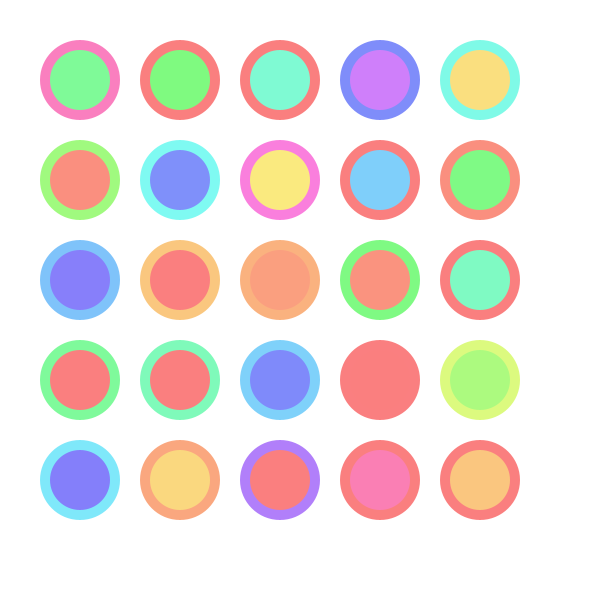
Frame 1 (no input)
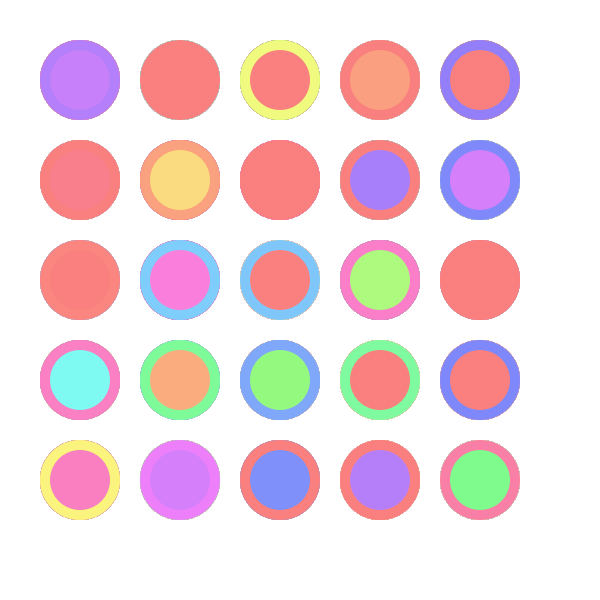
Frame 60 (the mouse pressed at the canvas centre just before this capture)
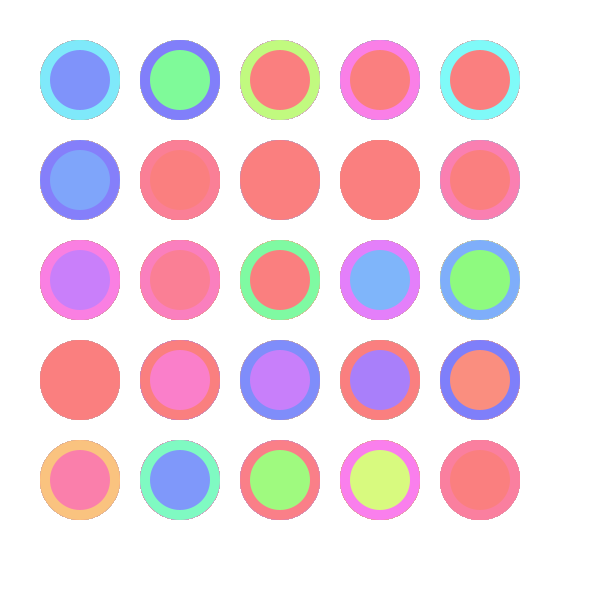
Frame 120 (the mouse held since frame 60 and released just before this capture)

The Processing sketch that drew these frames (run headless with seeded random() and noise(); from frame 60 on, the mouse is pressed at the canvas centre):

// Processing sketch: processing_64005
// ── processing_64005.pde

int a1;
int a2;
int b1;
int b2;
int c1;
int c2;
int d1;
int d2;

void setup(){
size(600,600);
smooth();
noStroke();
background(255);
colorMode(HSB);
}

void draw(){

fill (random(360),125,250);ellipse (80,80,80,80);
fill (random(360),125,250);ellipse (80,80,60,60);
fill (random(360),125,250);ellipse (180,80,80,80);
fill (random(360),125,250);ellipse (180,80,60,60);
fill (random(360),125,250);ellipse (280,80,80,80);
fill (random(360),125,250);ellipse (280,80,60,60);
fill (random(360),125,250);ellipse (380,80,80,80);
fill (random(360),125,250);ellipse (380,80,60,60);
fill (random(360),125,250);ellipse (480,80,80,80);
fill (random(360),125,250);ellipse (480,80,60,60);

fill (random(360),125,250);ellipse (80,180,80,80);
fill (random(360),125,250);ellipse (80,180,60,60);
fill (random(360),125,250);ellipse (180,180,80,80);
fill (random(360),125,250);ellipse (180,180,60,60);
fill (random(360),125,250);ellipse (280,180,80,80);
fill (random(360),125,250);ellipse (280,180,60,60);
fill (random(360),125,250);ellipse (380,180,80,80);
fill (random(360),125,250);ellipse (380,180,60,60);
fill (random(360),125,250);ellipse (480,180,80,80);
fill (random(360),125,250);ellipse (480,180,60,60);

fill (random(360),125,250);ellipse (80,280,80,80);
fill (random(360),125,250);ellipse (80,280,60,60);
fill (random(360),125,250);ellipse (180,280,80,80);
fill (random(360),125,250);ellipse (180,280,60,60);
fill (random(360),125,250);ellipse (280,280,80,80);
fill (random(360),125,250);ellipse (280,280,60,60);
fill (random(360),125,250);ellipse (380,280,80,80);
fill (random(360),125,250);ellipse (380,280,60,60);
fill (random(360),125,250);ellipse (480,280,80,80);
fill (random(360),125,250);ellipse (480,280,60,60);

fill (random(360),125,250);ellipse (80,380,80,80);
fill (random(360),125,250);ellipse (80,380,60,60);
fill (random(360),125,250);ellipse (180,380,80,80);
fill (random(360),125,250);ellipse (180,380,60,60);
fill (random(360),125,250);ellipse (280,380,80,80);
fill (random(360),125,250);ellipse (280,380,60,60);
fill (random(360),125,250);ellipse (380,380,80,80);
fill (random(360),125,250);ellipse (380,380,60,60);
fill (random(360),125,250);ellipse (480,380,80,80);
fill (random(360),125,250);ellipse (480,380,60,60);

fill (random(360),125,250);ellipse (80,480,80,80);
fill (random(360),125,250);ellipse (80,480,60,60);
fill (random(360),125,250);ellipse (180,480,80,80);
fill (random(360),125,250);ellipse (180,480,60,60);
fill (random(360),125,250);ellipse (280,480,80,80);
fill (random(360),125,250);ellipse (280,480,60,60);
fill (random(360),125,250);ellipse (380,480,80,80);
fill (random(360),125,250);ellipse (380,480,60,60);
fill (random(360),125,250);ellipse (480,480,80,80);
fill (random(360),125,250);ellipse (480,480,60,60);
//a += 5;
//fill(random(360),125,255);

//translate(mouseX,mouseY);
//rotate(radians(a));
//rotate(radians(15));
//rectMode(CENTER);
//ellipse(0,0,20,100);
}
